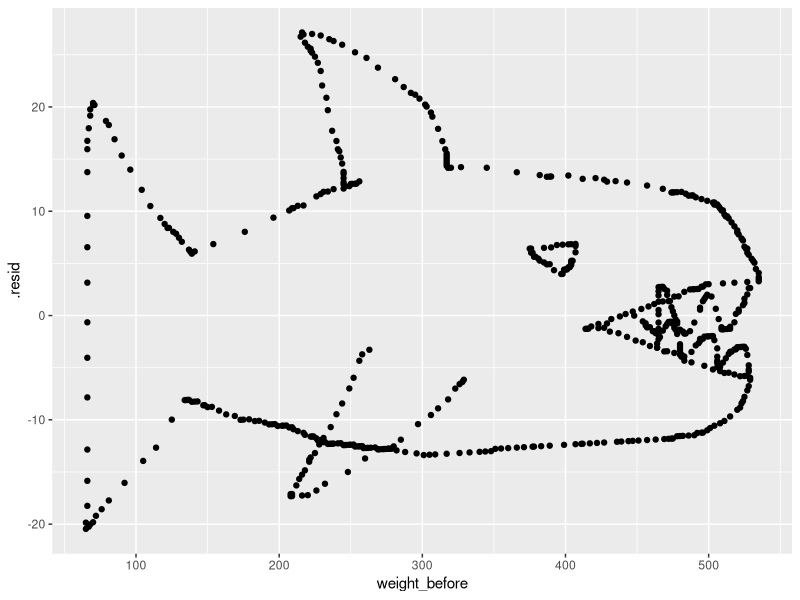

The R source for this figure:
## ---- chunk 1
#| message: false
library(tidyverse)
library(broom)
library(here)
## ---- chunk 2
#| message: false
animals <- read_csv(here::here("supporting_artifacts", "Learning Targets", "Practice_Activity_9", "mystery_animal.csv"))
## ---- chunk 3
animals_lm<- animals |> 
  lm(weight_after ~ weight_before, data = _)
## ---- chunk 4
augment(animals_lm)
## ---- chunk 5
animals_lm |> 
  augment() |> 
  ggplot(mapping = aes(y = .resid, x = weight_before)) +
    geom_point()
## ---- chunk 6
qunif(0.95, min = 1.5, max =3.5)
qnorm(0.1, mean = 4.6, sd = 0.8)
pnorm(5, mean = 4.6, sd = 0.8, lower.tail = FALSE)
pchisq(5, df = 4, lower.tail = FALSE)

random <- rnorm(100, 4.6, 0.8)
## ---- chunk 7
music_man <- function(n_tromb, n_cor, n_reed){
  
  trombones <- rnorm(n_tromb, mean = 4.6, sd = 0.8)
  cornets <- runif(n_cor, min = 1.5, max = 3.5)
  reeds <- rchisq(n_reed, df = 4)
  
  return(sum(trombones, cornets, reeds))
  
}

set.seed(1957)

my_weights <- rerun(.n = 1000, 
                    music_man(n_tromb = 76, 110, 1035)
                    ) |> 
  flatten_dbl()

my_weights <- as.data.frame(my_weights)


## ---- chunk 8
my_weights |> 
  filter(my_weights < 4532)
